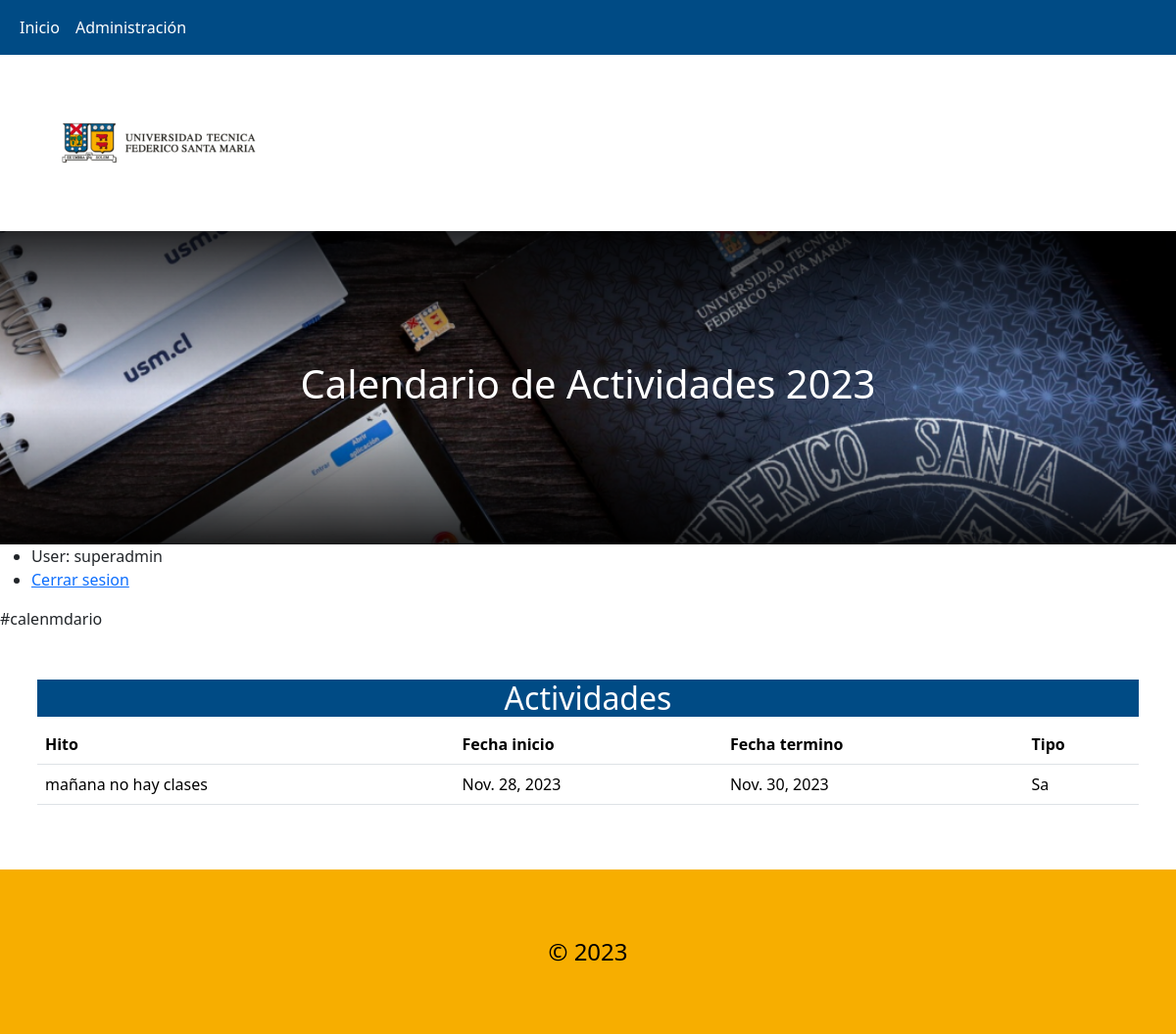
The app's page / (signed in) with its own data.
### miapp/models.py (models this page shows, shortened)
class Evento(models.Model):
    id = models.BigAutoField(primary_key=True)
    titulo = models.CharField(max_length=50)
    fecha_inicio = models.DateField()
    fecha_termino = models.DateField()
    descripcion = models.CharField(max_length=150)
    tipo = models.CharField(max_length=100, choices=TIPO_CHOICES)
    segmento = models.ManyToManyField(Group)

### miapp/views.py (the view)
# urls.py: 2. Add a URL to urlpatterns:  path('', views.home, name='home')
def home(request):
    eventos = Evento.objects.all()
    data = {
        'title': 'Inicio',
        'evento': eventos,
    }
    return render(request, 'miapp/base.html', data)

### miapp/templates/miapp/base.html (shortened to what this page needs)
{% load static %}
<!DOCTYPE html>
<html lang="en">
<head>
    <link rel="stylesheet" href="{% static 'miapp/css/bootstrap.css' %}"/>
    <link rel="stylesheet" href="{% static 'miapp/css/estilos.css' %}"/>
</head>
<body>
    <div id="navegacion">
        <nav class="navbar navbar-expand-lg custom-navbar">
          <div class="container-fluid">
            <div class="collapse navbar-collapse" id="navbarNav">
              <ul class="navbar-nav">
                <li class="nav-item">
                  <a class="nav-link text-white" href="{% url 'home' %}">Inicio</a>
                </li>
                <li class="nav-item">
                  <a class="nav-link text-white" href="{% url 'admin:index' %}">Administración</a>
                </li>
              </ul>
            </div>
          </div>
        </nav>
      </div>
    <div class="container-fluid">
        <div class="row">
            <div class="col-6">
                <img id="logo" class="img-fluid" src="static/miapp/imagenes/usm.png" alt="logo usm">
            </div>
        </div>
    </div>
    <div class="fondo d-flex justify-content-center align-items-center">
        <h1 class="text-white">Calendario de Actividades 2023</h1>
    </div>
    <ul class="sidebar-nav">
     {% if user.is_authenticated %}
       <li>User: {{ user.get_username }}</li>
       <li><a href="{% url 'logout' %}?next={{ request.path }}">Cerrar sesion</a></li>
     {% else %}
       <li><a href="{% url 'login' %}?next={{ request.path }}">Iniciar sesión</a></li>
     {% endif %}
    </ul>
    #calenmdario
    <div id="calendario">
      <div class="row">
          <h2>Actividades</h2>
          <table class="table">
              <thead>
                  <tr>
                      <th scope="col">Hito</th>
                      <th scope="col">Fecha inicio</th>
                      <th scope="col">Fecha termino</th>
                      <th scope="col">Tipo</th>
                  </tr>
              </thead>
              <tbody>
                  {% for e in evento %}
                      <tr>
                          <td>{{ e.titulo }}</td>
                          <td>{{ e.fecha_inicio }}</td>
                          <td>{{ e.fecha_termino }}</td>
                          <td>{{ e.tipo }}</td>
                      </tr>
                  {% endfor %}
              </tbody>
          </table>
      </div>
    </div>
    <footer>
        <container-fluid>
            <div class="text-center p-3" style="background-color: #F7AE00">
            © 2023
            </div>
        </container-fluid>
    </footer>
</body>
</html>

### miapp/static/miapp/css/estilos.css (style rules this page uses)
.fondo { background-image: url(/static/miapp/imagenes/calendario.png); background-repeat: no-repeat; background-size: cover; background-position: center; height: 40vh; }
#calendario { padding: 50px; }
h2 { text-align: center; background-color: #004b85; color: white; }
footer { background-color: #F7AE00; padding: 50px; color: black; font-size: x-large; }
.custom-navbar { background-color: #004B85; }

### records on screen
Evento: titulo "mañana no hay clases", fecha_inicio "Nov. 28, 2023", fecha_termino "Nov. 30, 2023", tipo "Sa"

### other values on screen
{{ user.get_username }} "superadmin"
